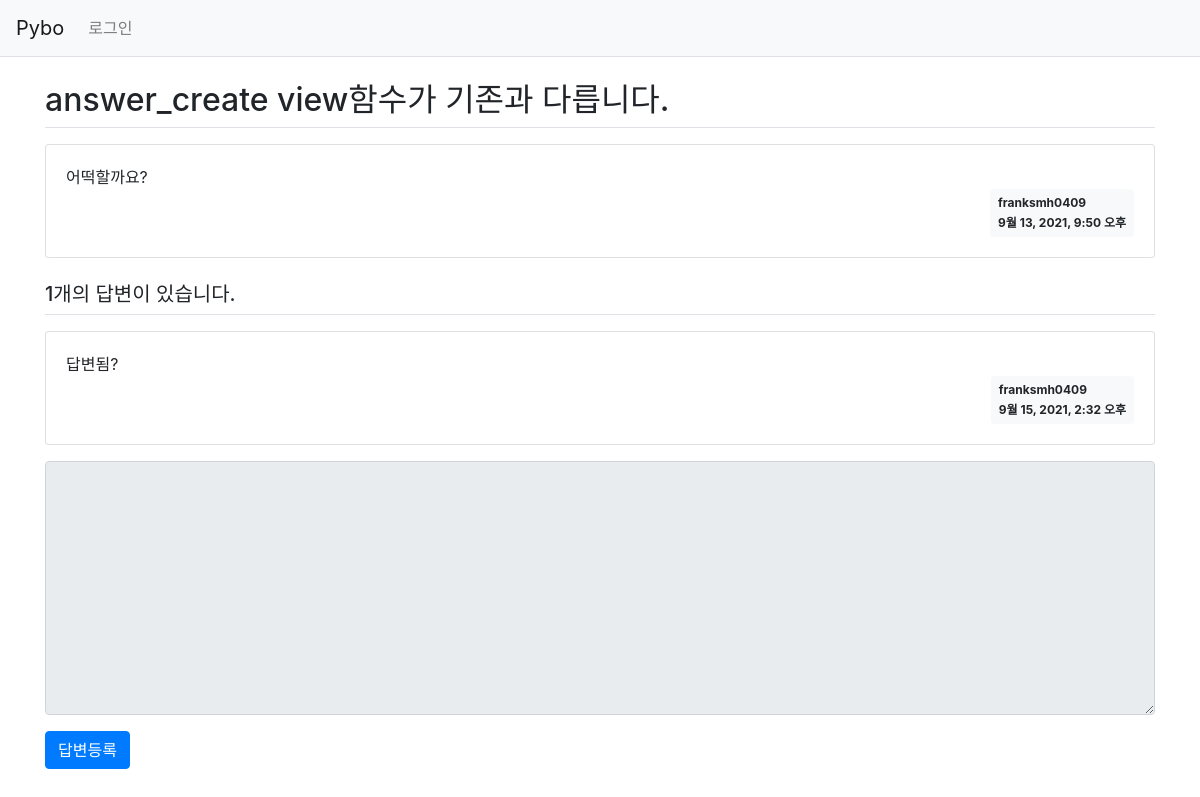
Before: /pybo/306/ with the older database file.
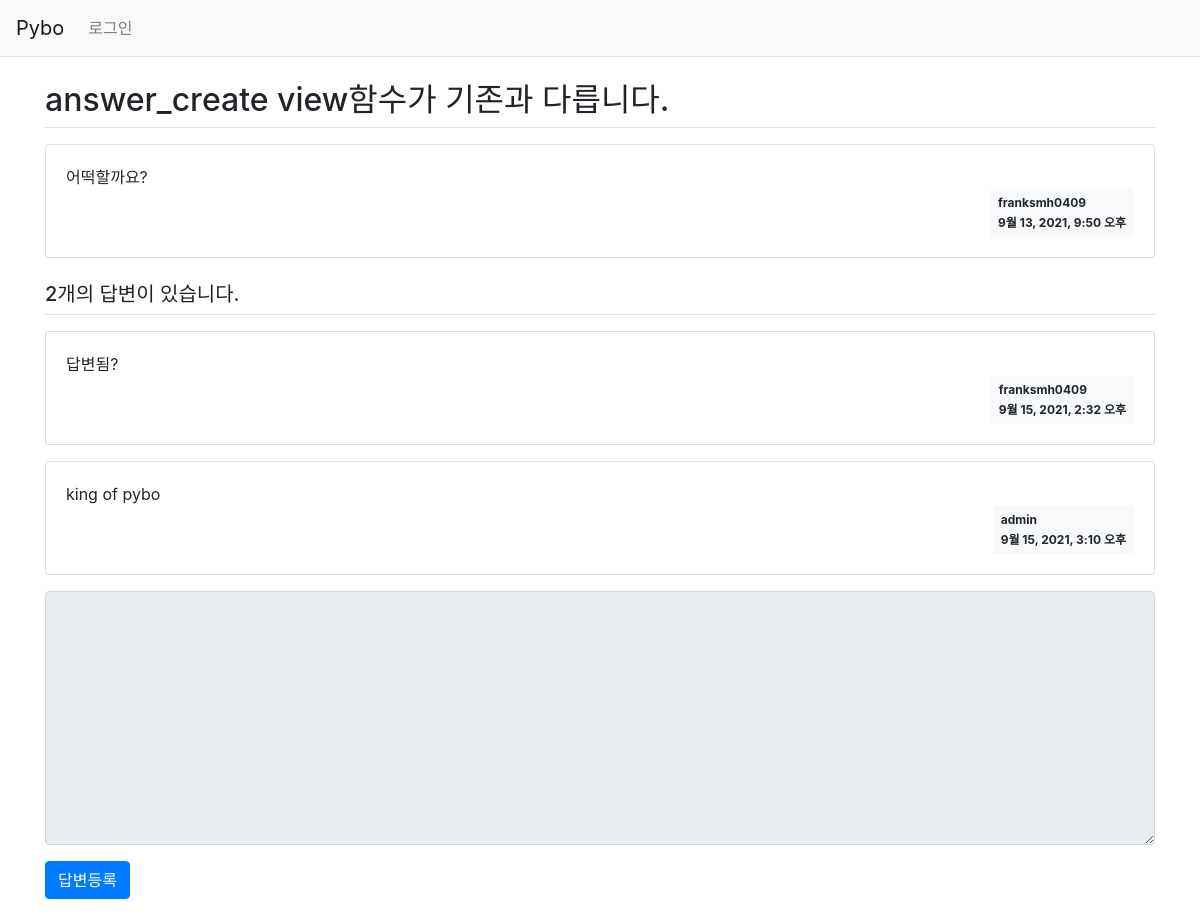
After: the same page with the newer database file.
### pybo/models.py (models this page shows, shortened)
class Question(models.Model):
    author = models.ForeignKey(User, on_delete=models.CASCADE)
    subject = models.CharField(max_length=200)
    content = models.TextField()
    create_date = models.DateTimeField()

class Answer(models.Model):
    author = models.ForeignKey(User, on_delete=models.CASCADE)
    question = models.ForeignKey(Question, on_delete=models.CASCADE)
    content = models.TextField()
    create_date = models.DateTimeField()

### pybo/views.py (the view)
# urls.py: path('<int:question_id>/', views.detail, name='detail'),
def detail(request, question_id):
    question = get_object_or_404(Question, pk=question_id)
    context = {'question':question}
    return render(request, 'pybo/question_detail.html', context)

### templates/pybo/question_detail.html (shortened to what this page needs)
{% extends 'base.html' %}
{% block content %}
<div class="container my-3">
    <h2 class="border-bottom py-2">{{ question.subject }}</h2>
    <div class="card my-3">
        <div class="card-body">
            <div class="card-text" style="white-space: pre-line;">{{ question.content }}</div>
            <div class="d-flex justify-content-end">
                <div class="badge badge-light p-2 text-left">
                    <div class="mb-2">{{ question.author.username }}</div>
                    <div>{{ question.create_date }}</div>
                </div>
            </div>
        </div>
    </div>
    <h5 class="border-bottom my-3 py-2">{{question.answer_set.count}}개의 답변이 있습니다.</h5>
    {% for answer in question.answer_set.all %}
    <div class="card my-3">
        <div class="card-body">
            <div class="card-text" style="white-space: pre-line;">{{ answer.content }}</div>
            <div class="d-flex justify-content-end">
                <div class="badge badge-light p-2 text-left">
                    <div class="mb-2">{{ answer.author.username }}</div>
                    <div>{{ answer.create_date }}</div>
                </div>
            </div>
        </div>
    </div>
    {% endfor %}
    <form action="{% url 'pybo:answer_create' question.id %}" method="post" class="my-3">
        <div class="form-group">
            <textarea {% if not user.is_authenticated %}disabled{% endif %}
              name="content" id="content" class="form-control" rows="10"></textarea>
        </div>
        <input type="submit" value="답변등록" class="btn btn-primary">
    </form>
</div>
{% endblock %}

### templates/base.html (shortened to what this page needs)
{% load static %}
<!doctype html>
<html lang="ko">
<head>
    <link rel="stylesheet" type="text/css" href="{% static 'bootstrap.min.css' %}">
    <link rel="stylesheet" type="text/css" href="{% static 'style.css' %}">
</head>
<body>
{% include "navbar.html" %}
{% block content %}
{% endblock %}
</body>
</html>

### templates/navbar.html (shortened to what this page needs)
<nav class="navbar navbar-expand-lg navbar-light bg-light border-bottom">
    <a class="navbar-brand" href="{% url 'pybo:index' %}">Pybo</a>
    <div class="collapse navbar-collapse flex-grow-0" id="navbarNav">
        <ul class="navbar-nav">
            <li class="nav-item ">
                {% if user.is_authenticated %}
                <a class="nav-link" href="{% url 'common:logout' %}">{{ user.username }} (로그아웃)</a>
                {% else %}
                <a class="nav-link" href="{% url 'common:login' %}">로그인</a>
                {% endif %}
            </li>
        </ul>
    </div>
</nav>

Changed rows visible on the page:
computed for Question "answer_create view함수가 기존과 다릅니다.": answer_set.count "1" → "2"
added Answer: content "king of pybo", author.username "admin", create_date "9월 15, 2021, 3:10 오후"
